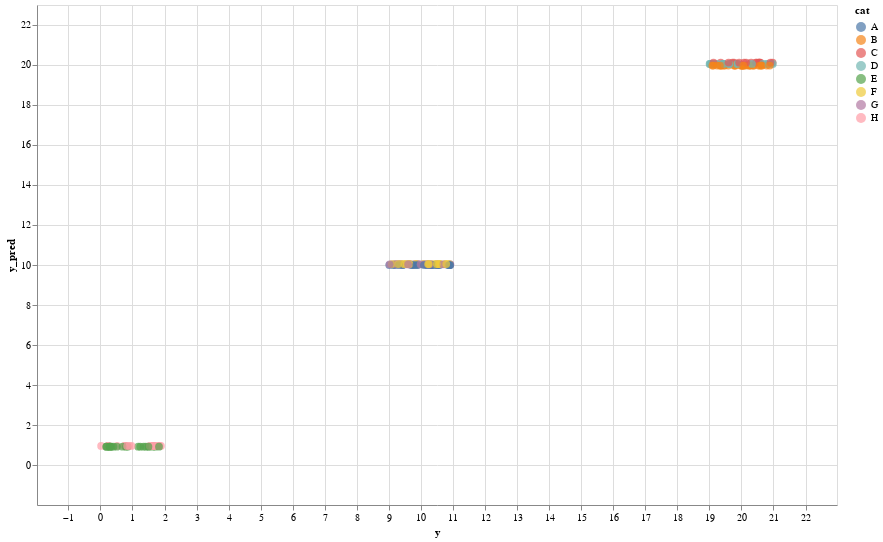

Notebook cell for this chart:
### Code cell
create_scatter(source_oe)

### Figure 1 — Vega-Lite specification as saved in the notebook (floating-point values rounded to 4 significant figures; data arrays with more than 128 entries replaced by an {"elided": "..."} marker saying what was removed)
{"config": {"view": {"continuousWidth": 400, "continuousHeight": 300}}, "data": {"name": "data-17cfe8d4e91efb0ecd3f43089cc8c3cf"}, "mark": {"type": "circle", "size": 60}, "encoding": {"color": {"field": "cat", "type": "nominal"}, "tooltip": {"field": "cat", "type": "nominal"}, "x": {"field": "y", "scale": {"domain": [-1.979, 22.98]}, "type": "quantitative"}, "y": {"field": "y_pred", "scale": {"domain": [-1.979, 22.98]}, "type": "quantitative"}}, "height": 500, "selection": {"selector001": {"type": "interval", "bind": "scales", "encodings": ["x", "y"]}}, "width": 800, "$schema": "https://vega.github.io/schema/vega-lite/v4.17.0.json", "datasets": {"data-17cfe8d4e91efb0ecd3f43089cc8c3cf": {"elided": "200 records"}}}
